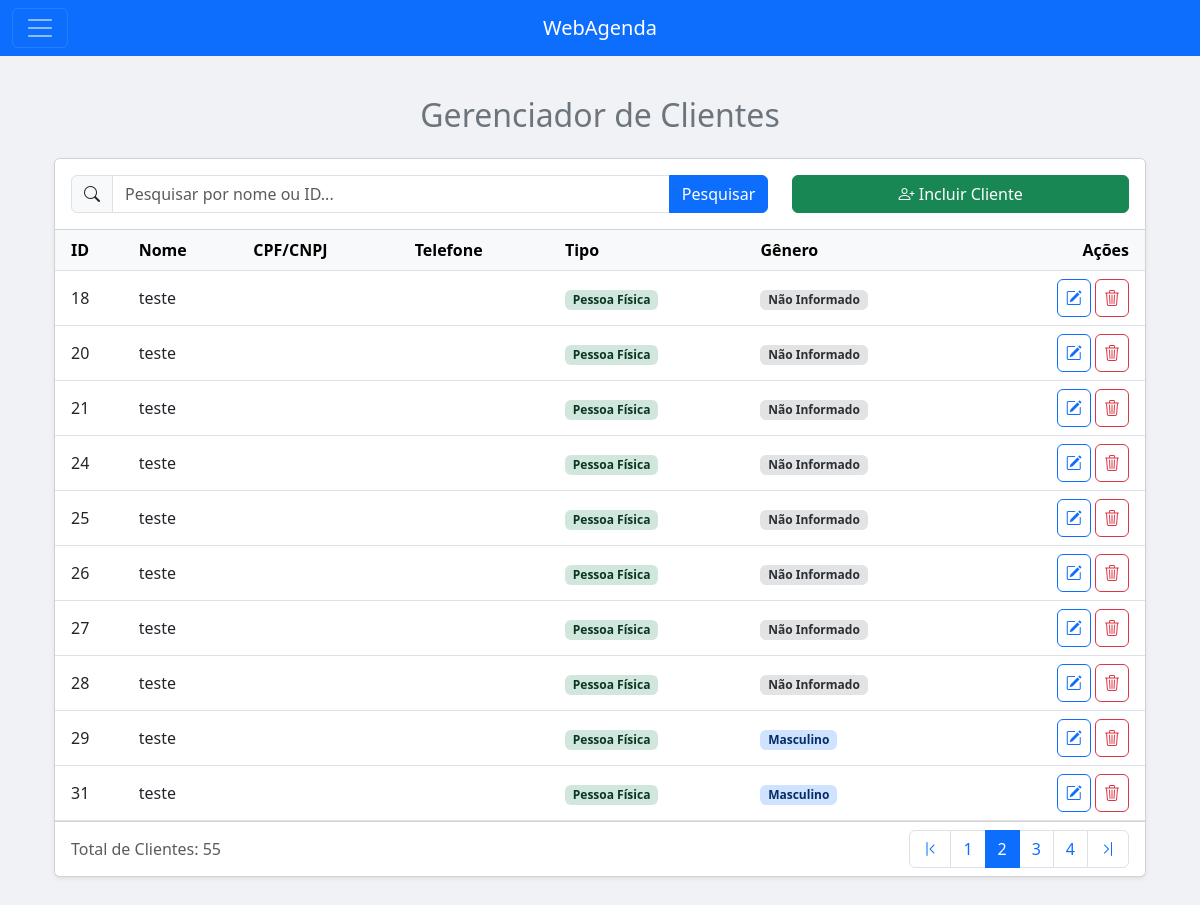
/Scripts/agenda.php?menuop=clientes&pagina=2 (signed in), run on the app's committed database.
### tables this page shows
CREATE TABLE IF NOT EXISTS `pessoas` (
  `id_pessoa` int NOT NULL AUTO_INCREMENT,
  `nome` varchar(100) NOT NULL,
  `cpfcnpj` varchar(20) NOT NULL,
  `rgie` varchar(20) DEFAULT NULL,
  `nasc` date DEFAULT NULL,
  `f_j` smallint DEFAULT NULL COMMENT '0-Pessoa Fisica, 1-Pessoa Juridica',
  `tipopessoa` smallint DEFAULT NULL COMMENT '0-Usuario, 1-Cliente, 2-Medico',
  `email` varchar(50) DEFAULT NULL,
  `telefone` varchar(50) DEFAULT NULL,
  `genero` char(1) DEFAULT NULL COMMENT 'M-Masculino, F-Feminino, N-Não Identificado',
  `excluido` tinyint(1) DEFAULT NULL,
  PRIMARY KEY (`id_pessoa`)
);

### Scripts/clientes.php (the view, shortened to what this page needs)
<?php
include_once("conexao.php");
?>
<!DOCTYPE html>
<html lang="pt">
<head>
    <link href="https://cdn.jsdelivr.net/npm/bootstrap@5.3.0/dist/css/bootstrap.min.css" rel="stylesheet">
    <link rel="stylesheet" href="https://cdn.jsdelivr.net/npm/bootstrap-icons@1.11.3/font/bootstrap-icons.min.css">
</head>
<body style="background-color: #f0f2f5;">
<div class="container mt-4 mb-5">
    <header class="mb-4">
        <h2 class="text-center text-secondary">Gerenciador de Clientes</h2>
    </header>
    <div class="card shadow-sm">
        <div class="card-header bg-white p-3">
            <div class="row align-items-center">
                <div class="col-12 col-md-8 mb-3 mb-md-0">
                    <form action="agenda.php?menuop=clientes" method="post">
                        <div class="input-group">
                            <span class="input-group-text"><i class="bi bi-search"></i></span>
                            <input class="form-control" type="text" name="pesquisa" placeholder="Pesquisar por nome ou ID..." value="<?= htmlspecialchars($_POST['pesquisa'] ?? '') ?>">
                            <button class="btn btn-primary" type="submit">Pesquisar</button>
                        </div>
                    </form>
                </div>
                <div class="col-12 col-md-4 text-md-end">
                    <a href="agenda.php?menuop=cadastrocliente" class="btn btn-success w-100 w-md-auto">
                        <i class="bi bi-person-plus"></i> Incluir Cliente
                    </a>
                </div>
            </div>
        </div>
        <div class="card-body p-0">
            <div class="table-responsive">
                <table class="table table-hover mb-0">
                    <thead class="table-light">
                        <tr>
                            <th class="ps-3">ID</th>
                            <th>Nome</th>
                            <th>CPF/CNPJ</th>
                            <th>Telefone</th> <th>Tipo</th>
                            <th>Gênero</th>
                            <th class="text-end pe-3">Ações</th>
                        </tr>
                    </thead>
                    <tbody>
                        <?php
                        $quantidade = 10;
                        $pagina = (isset($_GET['pagina'])) ? (int)$_GET['pagina'] : 1;
                        $inicio = ($quantidade * $pagina) - $quantidade;
                        $pesquisa = $_POST["pesquisa"] ?? "";
                        $sql = "SELECT id_pessoa, nome, cpfcnpj, telefone, nasc, f_j, genero,
                                CASE WHEN f_j = 0 THEN 'Pessoa Física' WHEN f_j = 1 THEN 'Pessoa Jurídica' END AS 'tipagem_pessoa',
                                CASE WHEN genero = 'M' THEN 'Masculino' WHEN genero = 'F' THEN 'Feminino' WHEN genero = 'N' THEN 'Não Informado' END AS 'genero_texto',
                                DATE_FORMAT(nasc, '%d/%m/%Y') as data_nasc
                                FROM pessoas
                                WHERE (excluido <> 1) AND tipopessoa = 1 AND (id_pessoa = ? OR nome LIKE ?)
                                ORDER BY nome ASC
                                LIMIT ?, ?";
                        $stmt = mysqli_prepare($conexao, $sql);
                        $termo_pesquisa = "%" . $pesquisa . "%";
                        mysqli_stmt_bind_param($stmt, 'ssii', $pesquisa, $termo_pesquisa, $inicio, $quantidade);
                        mysqli_stmt_execute($stmt);
                        $RS = mysqli_stmt_get_result($stmt);
                        if (mysqli_num_rows($RS) > 0) {
                            foreach ($RS as $dados) {
                                $badge_genero_cor = 'bg-secondary-subtle text-secondary-emphasis';
                                if ($dados['genero'] == 'M') {
                                    $badge_genero_cor = 'bg-primary-subtle text-primary-emphasis';
                                } elseif ($dados['genero'] == 'F') {
                                    $badge_genero_cor = 'bg-danger-subtle text-danger-emphasis';
                                }
                                $badge_pessoa_cor = ($dados['f_j'] == 0)
                                    ? 'bg-success-subtle text-success-emphasis'
                                    : 'bg-dark-subtle text-dark-emphasis';
                                echo "<tr>";
                                echo "<td class='ps-3'>" . htmlspecialchars($dados['id_pessoa']) . "</td>";
                                echo "<td>" . htmlspecialchars($dados['nome']) . "</td>";
                                echo "<td>" . htmlspecialchars(formatarCpfCnpj($dados['cpfcnpj'])) . "</td>";
                                echo "<td>" . htmlspecialchars(formatarTelefone($dados['telefone'])) . "</td>";
                                echo "<td><span class='badge " . $badge_pessoa_cor . "'>" . htmlspecialchars($dados['tipagem_pessoa']) . "</span></td>";
                                echo "<td><span class='badge " . $badge_genero_cor . "'>" . htmlspecialchars($dados['genero_texto']) . "</span></td>";
                                echo "<td class='text-end pe-3'>
                                        <a href='agenda.php?menuop=editarcliente&idcli=" . $dados['id_pessoa'] . "' class='btn btn-outline-primary btn-icon' title='Alterar'>
                                            <i class='bi bi-pencil-square'></i>
                                        </a>
                                        <a href='agenda.php?menuop=excluircliente&idcli=" . $dados['id_pessoa'] . "' class='btn btn-outline-danger btn-icon btn-excluir' title='Excluir'>
                                            <i class='bi bi-trash3'></i>
                                        </a>
                                      </td>";
                                echo "</tr>";
                            }
                        } else {
                            echo "<tr><td colspan='7' class='text-center p-4'>Nenhum cliente encontrado.</td></tr>";
                        }
                        ?>
                    </tbody>
                </table>
            </div>
        </div>
        <?php
        $sqltotal = "SELECT COUNT(id_pessoa) as total FROM pessoas WHERE (excluido <> 1) AND tipopessoa = 1 AND (id_pessoa = ? OR nome LIKE ?)";
        $stmt_total = mysqli_prepare($conexao, $sqltotal);
        mysqli_stmt_bind_param($stmt_total, 'ss', $pesquisa, $termo_pesquisa);
        mysqli_stmt_execute($stmt_total);
        $rs_total = mysqli_stmt_get_result($stmt_total);
        $row_total = mysqli_fetch_assoc($rs_total);
        $numtotal = $row_total['total'];
        $totalpagina = ceil($numtotal / $quantidade);
        if ($totalpagina > 1):
        ?>
        <div class="card-footer bg-white d-flex justify-content-between align-items-center">
            <span class="text-muted">Total de Clientes: <?= $numtotal ?></span>
            <nav aria-label="Navegação da página">
                <ul class="pagination mb-0">
                    <?php
                    echo "<li class='page-item " . ($pagina == 1 ? 'disabled' : '') . "'><a class='page-link' href='?menuop=clientes&pagina=1'><i class='bi bi-chevron-bar-left'></i></a></li>";
                    for ($i = 1; $i <= $totalpagina; $i++) {
                        if ($i >= ($pagina - 2) && $i <= ($pagina + 2)) {
                            echo "<li class='page-item " . ($i == $pagina ? 'active' : '') . "'><a class='page-link' href='?menuop=clientes&pagina=$i'>$i</a></li>";
                        }
                    }
                    echo "<li class='page-item " . ($pagina == $totalpagina ? 'disabled' : '') . "'><a class='page-link' href='?menuop=clientes&pagina=$totalpagina'><i class='bi bi-chevron-bar-right'></i></a></li>";
                    ?>
                </ul>
            </nav>
        </div>
        <?php endif; ?>
    </div>
</div>
</body>
</html>

### Scripts/clientes.php (style rules this page uses)
.table td, .table th { vertical-align: middle; }
.btn-icon { padding: .375rem .5rem; font-size: 1rem; }

### data on the page
pessoas: id_pessoa "18", nome "teste", tipagem_pessoa "Pessoa Física", genero_texto "Não Informado"
pessoas: id_pessoa "20", nome "teste", tipagem_pessoa "Pessoa Física", genero_texto "Não Informado"
pessoas: id_pessoa "21", nome "teste", tipagem_pessoa "Pessoa Física", genero_texto "Não Informado"
pessoas: id_pessoa "24", nome "teste", tipagem_pessoa "Pessoa Física", genero_texto "Não Informado"
pessoas: id_pessoa "25", nome "teste", tipagem_pessoa "Pessoa Física", genero_texto "Não Informado"
pessoas: id_pessoa "26", nome "teste", tipagem_pessoa "Pessoa Física", genero_texto "Não Informado"
pessoas: id_pessoa "27", nome "teste", tipagem_pessoa "Pessoa Física", genero_texto "Não Informado"
pessoas: id_pessoa "28", nome "teste", tipagem_pessoa "Pessoa Física", genero_texto "Não Informado"
pessoas: id_pessoa "29", nome "teste", tipagem_pessoa "Pessoa Física", genero_texto "Masculino"
pessoas: id_pessoa "31", nome "teste", tipagem_pessoa "Pessoa Física", genero_texto "Masculino"

### other printed values
$numtotal "55"
